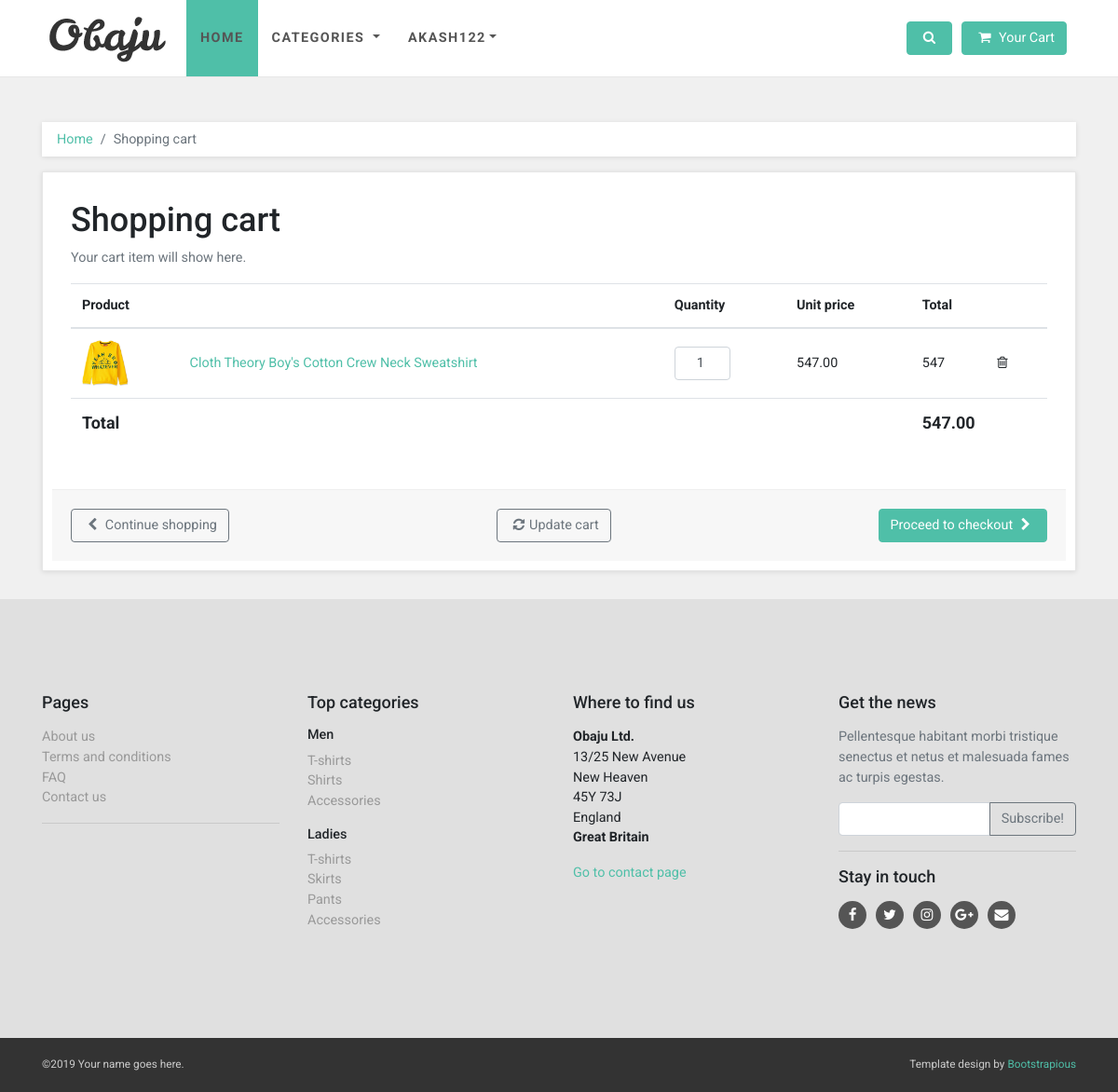
Before: /cart/akash122 (signed in) with the older database file.
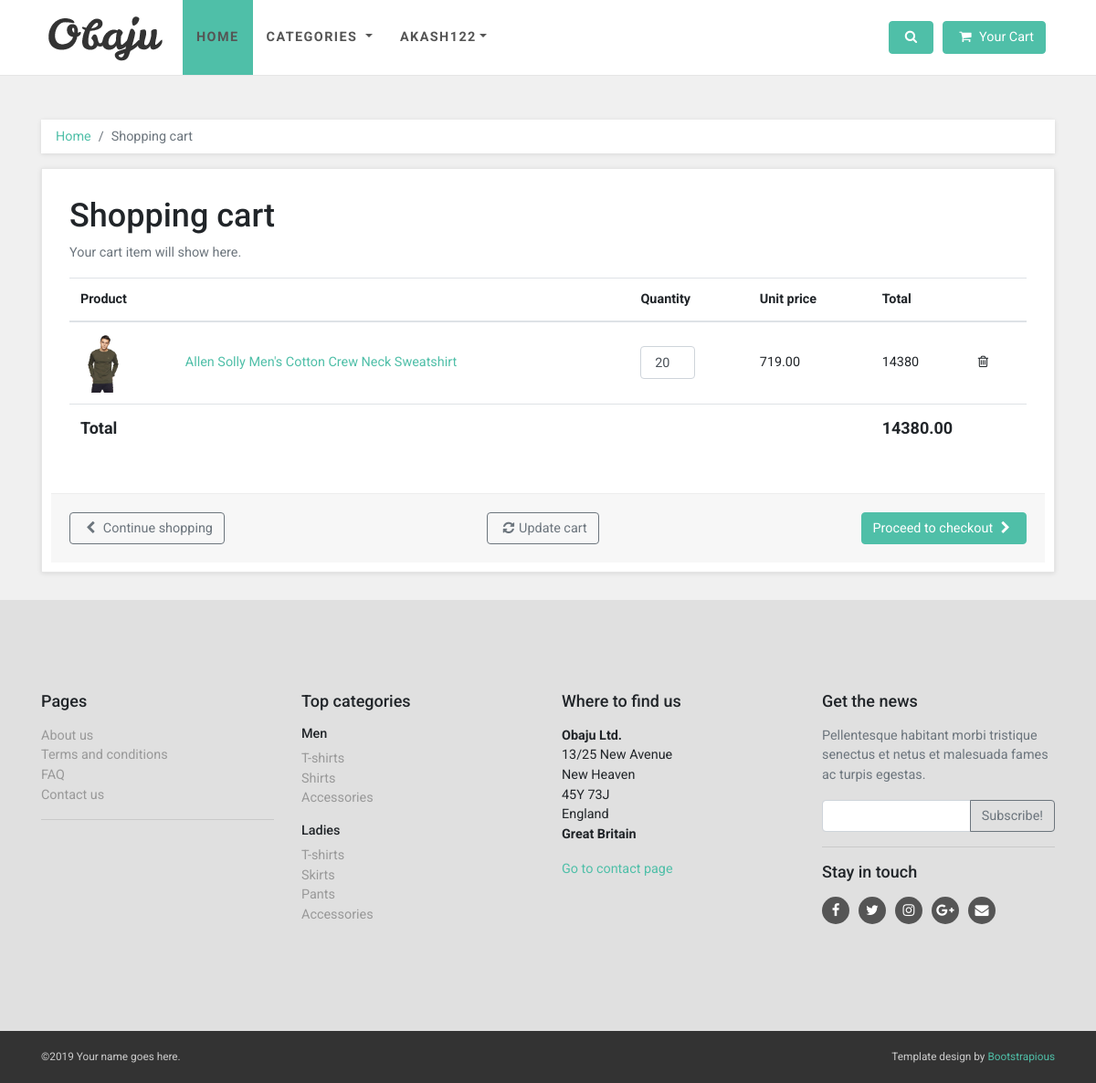
After: the same page with the newer database file.
### account/models.py (models this page shows)
class User(AbstractUser):
    mobile = models.CharField(max_length=20, blank=True)
    user_type = models.CharField(max_length=10, choices=user_choices, blank=True)
    objects = UserManager()
    USERNAME_FIELD = 'username'
    def __str__(self) -> str:
        return self.username

### cart/models.py (models this page shows, shortened)
class CartItems(models.Model):
    user = models.ForeignKey(User, on_delete= models.CASCADE)
    product = models.ForeignKey(Product, on_delete= models.CASCADE)
    quantity = models.PositiveIntegerField()

### product/models.py (models this page shows, shortened)
class Product(models.Model):
    product_name = models.CharField(max_length=100)
    product_desc = models.CharField(max_length=600)
    category = models.ForeignKey(ProductCategory, on_delete=models.SET_NULL, null=True)
    brand = models.ForeignKey(Brand, on_delete=models.SET_NULL, null=True)
    color = models.ForeignKey(Color, on_delete=models.SET_NULL, null=True, blank=True)
    mdl = models.ForeignKey(Mdl, on_delete=models.CASCADE, null=True, blank=True)
    price = models.DecimalField(max_digits=10, decimal_places=2)
    user = models.ForeignKey(User, on_delete=models.CASCADE)
    stock_quantity = models.PositiveIntegerField()
    image1 = models.ImageField(upload_to = 'static/')
    image2 = models.ImageField(upload_to = 'static/')
    image3 = models.ImageField(upload_to = 'static/')
    image4 = models.ImageField(upload_to = 'static/', blank=True)
    image5 = models.ImageField(upload_to = 'static/', blank=True)

### cart/views.py (the view)
# urls.py: path('cart/<str:id>', views.cartlist),
@login_required(login_url='/register')
def cartlist(request,id):
    if request.method == 'GET':
        total = 0
        data = CartItems.objects.filter(user=request.user)
        for x in data:
            if request.GET.get(f"{x.id}"):
                x.quantity = request.GET.get(f"{x.id}")
                x.save()
            total += x.product.price * int(x.quantity)
        context = {
            'data' : data,
            'total' : total,
            'category' : ProductCategory.objects.all()
        }
        return render(request, 'cart_template/basket.html', context)

### templates/cart_template/basket.html (shortened to what this page needs)
{% extends '../base.html' %}
{% load static %}
{% block content %}
<div id="all">
  <div id="content">
    <div class="container">
      <div class="row">
        <div class="col-lg-12">
          <nav aria-label="breadcrumb">
            <ol class="breadcrumb">
              <li class="breadcrumb-item"><a href="#">Home</a></li>
              <li aria-current="page" class="breadcrumb-item active">Shopping cart</li>
            </ol>
          </nav>
        </div>
        <div id="basket" class="col-lg-12">
          <div class="box">
            <form method="GET" action="/checkout/{{user}}">
              <h1>Shopping cart</h1>
              <p class="text-muted"> Your cart item will show here. </p>
              {% if data %}
              <div class="table-responsive">
                <table class="table">
                  <thead>
                    <tr>
                      <th colspan="2">Product</th>
                      <th>Quantity</th>
                      <th>Unit price</th>
                      <th colspan="2">Total</th>
                    </tr>
                  </thead>
                  <tbody>
                    {% for data in data %}
                    <tr>
                      <td><a href="#"><img src="../{{data.product.image1}}" alt=""></a></td>
                      <td><a href="/product/{{data.product.id}}">{{data.product.product_name}}</a></td>
                      <td>
                        <input type="number" name="{{data.id}}" style="width: 60px;" value="{{data.quantity}}" class="form-control">
                      </td>
                      <td>{{data.product.price}}</td>
                      <td class="price">{% widthratio data.product.price 1 data.quantity %}</td>
                      <td><a type="button" class="deleteCart" data-id="{{data.id}}"><i class="fa fa-trash-o"></i></a></td>
                    </tr>
                    {% endfor %}
                  </tbody>
                  <tfoot>
                    <tr>
                      <th colspan="4">Total</th>
                      <th colspan="2" id="total">{{total}}</th>
                    </tr>
                  </tfoot>
                </table>
              </div>
              {% endif %}
              <div class="box-footer d-flex justify-content-between flex-column flex-lg-row">
                <div class="left"><a href="/" class="btn btn-outline-secondary"><i class="fa fa-chevron-left"></i>
                    Continue shopping</a></div>
                <div class="right">
                  <button type="submit" class="btn btn-outline-secondary" formaction=""><i
                      class="fa fa-refresh"></i>Update cart</button>
                </div>
                <button class="btn btn-primary">Proceed to checkout <i class="fa fa-chevron-right"></i></button>
              </div>
            </form>
          </div>
        </div>
      </div>
    </div>
  </div>
</div>
{% endblock %}

### templates/base.html (shortened to what this page needs)
{% load static %}
<!DOCTYPE html>
<html>
<head>
  <link rel="stylesheet" href="{% static 'vendor/bootstrap/css/bootstrap.min.css' %}">
  <link rel="stylesheet" href="{% static 'vendor/font-awesome/css/font-awesome.min.css' %}">
  <link rel="stylesheet" href="{% static 'vendor/owl.carousel/assets/owl.carousel.css' %}">
  <link rel="stylesheet" href="{% static 'vendor/owl.carousel/assets/owl.theme.default.css' %}">
  <link rel="stylesheet" href="{% static 'css/style.default.css' %}" id="theme-stylesheet">
  <link rel="stylesheet" href="{% static 'css/custom.css' %}">
      <link rel="stylesheet" type="text/css" href="{% static 'toastr/toastr.min.css' %}" media="all">
    </head>
<body>
  <header class="header mb-5">
    <nav class="navbar navbar-expand-lg">
      <div class="container"><a class="navbar-brand home"><img src="{% static 'img/logo.png' %}"
            alt="Obaju logo" class="d-none d-md-inline-block"><img src="{% static 'img/logo-small.png' %}"
            alt="Obaju logo" class="d-inline-block d-md-none"><span class="sr-only">Shoppiee</span></a>
        <div id="navigation" class="collapse navbar-collapse">
          <ul class="navbar-nav mr-auto">
            <li class="nav-item"><a href="/" class="nav-link active">Home</a></li>
            <li class="nav-item dropdown menu-large"><a data-toggle="dropdown" data-hover="dropdown"
                data-delay="200" class="dropdown-toggle nav-link"> Categories <b class="caret"></b></a>
            </li>
            <li class="nav-item dropdown menu-large"><a data-toggle="dropdown" data-hover="dropdown"
                data-delay="200" class="dropdown-toggle nav-link">{{user}}<b class="caret"></b></a>
            </li>
          </ul>
          <div class="navbar-buttons d-flex justify-content-end">
            <div id="search-not-mobile" class="navbar-collapse collapse"></div><a data-toggle="collapse" href="#search"
              class="btn navbar-btn btn-primary d-none d-lg-inline-block"><span class="sr-only">Toggle search</span><i
                class="fa fa-search"></i></a>
            {% if user.is_authenticated %}
            <div id="basket-overview" class="navbar-collapse collapse d-none d-lg-block"><a href="../cart/{{user}}"
                class="btn btn-primary navbar-btn"><i class="fa fa-shopping-cart"></i><span> Your Cart </span></a>
            </div>
            {% endif %}
          </div>
        </div>
      </div>
    </nav>
  </header>
  {% block content %}
  {% endblock %}
  <div id="footer">
    <div class="container">
      <div class="row">
        <div class="col-lg-3 col-md-6">
          <h4 class="mb-3">Pages</h4>
          <ul class="list-unstyled">
            <li><a href="#">About us</a></li>
            <li><a href="#">Terms and conditions</a></li>
            <li><a href="#">FAQ</a></li>
            <li><a href="#">Contact us</a></li>
          </ul>
          <hr>
        </div>
        <div class="col-lg-3 col-md-6">
          <h4 class="mb-3">Top categories</h4>
          <h5>Men</h5>
          <ul class="list-unstyled">
            <li><a href="category.html">T-shirts</a></li>
            <li><a href="category.html">Shirts</a></li>
            <li><a href="category.html">Accessories</a></li>
          </ul>
          <h5>Ladies</h5>
          <ul class="list-unstyled">
            <li><a href="category.html">T-shirts</a></li>
            <li><a href="category.html">Skirts</a></li>
            <li><a href="category.html">Pants</a></li>
            <li><a href="category.html">Accessories</a></li>
          </ul>
        </div>
        <div class="col-lg-3 col-md-6">
          <h4 class="mb-3">Where to find us</h4>
          <p><strong>Obaju Ltd.</strong><br>13/25 New Avenue<br>New Heaven<br>45Y 73J<br>England<br><strong>Great
              Britain</strong></p><a href="contact.html">Go to contact page</a>
        </div>
        <div class="col-lg-3 col-md-6">
          <h4 class="mb-3">Get the news</h4>
          <p class="text-muted">Pellentesque habitant morbi tristique senectus et netus et malesuada fames ac turpis
            egestas.</p>
          <form>
            <div class="input-group">
              <input type="text" class="form-control"><span class="input-group-append">
                <button type="button" class="btn btn-outline-secondary">Subscribe!</button></span>
            </div>
          </form>
          <hr>
          <h4 class="mb-3">Stay in touch</h4>
          <p class="social"><a href="#" class="facebook external"><i class="fa fa-facebook"></i></a><a href="#"
              class="twitter external"><i class="fa fa-twitter"></i></a><a href="#" class="instagram external"><i
                class="fa fa-instagram"></i></a><a href="#" class="gplus external"><i
                class="fa fa-google-plus"></i></a><a href="#" class="email external"><i class="fa fa-envelope"></i></a>
          </p>
        </div>
      </div>
    </div>
  </div>
  <div id="copyright">
    <div class="container">
      <div class="row">
        <div class="col-lg-6 mb-2 mb-lg-0">
          <p class="text-center text-lg-left">©2019 Your name goes here.</p>
        </div>
        <div class="col-lg-6">
          <p class="text-center text-lg-right">Template design by <a href="https://bootstrapious.com/">Bootstrapious</a>
          </p>
        </div>
      </div>
    </div>
  </div>
</body>
</html>

Changed rows visible on the page:
removed CartItems: product.image1 (picture), product.product_name "Cloth Theory Boy's Cotton Crew Neck Sweatshirt", quantity "1", product.price "547.00", product+quantity "547"
added CartItems: product.image1 (picture), product.product_name "Allen Solly Men's Cotton Crew Neck Sweatshirt", quantity "20", product.price "719.00", product+quantity "14380"
Other visible differences:
{{ total }}: "547.00" → "14380.00"
